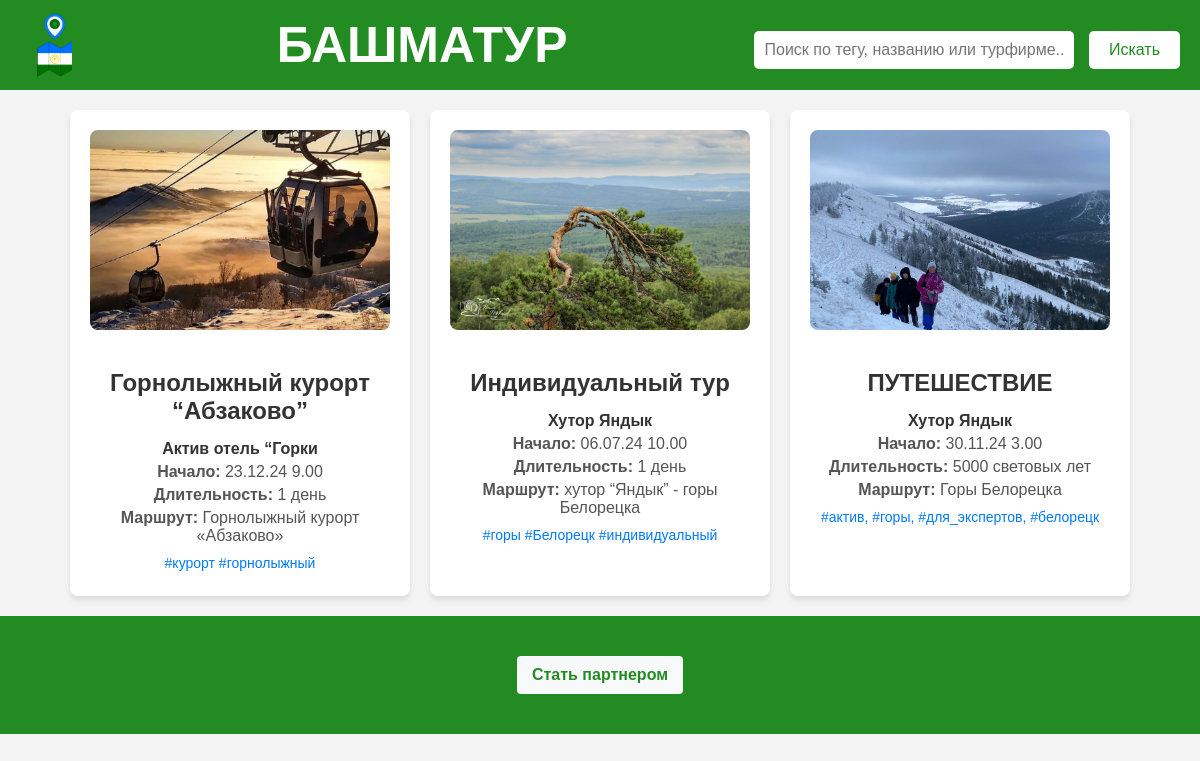
The app's page /tours, older data.
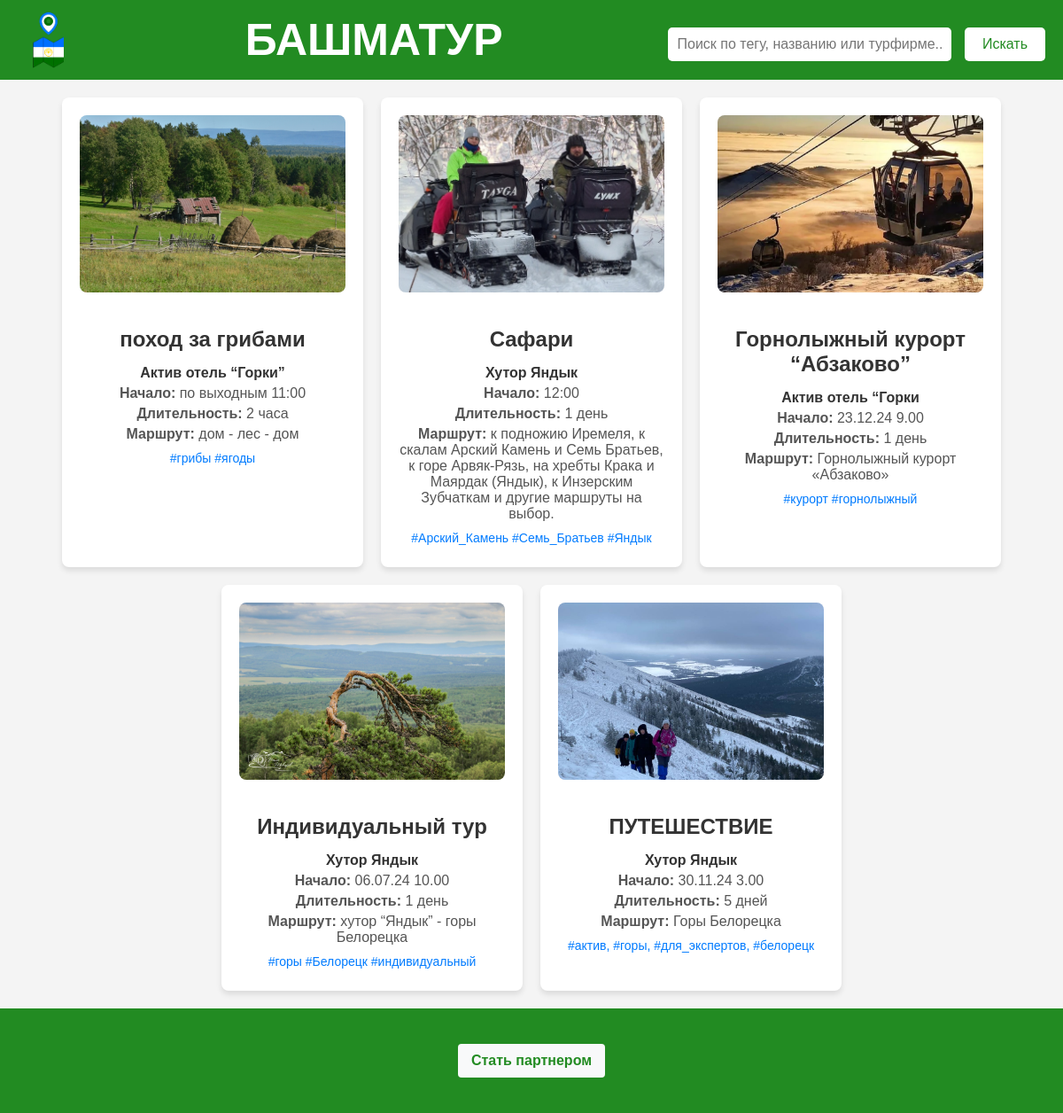
The same page, newer data.
### tables this page shows
CREATE TABLE tours (id INTEGER PRIMARY KEY AUTOINCREMENT, title varchar (255), start_time varchar (255), duration varchar (255), route varchar (255), tags varchar (255), tour_agency varchar (255), photo varchar (255), agency_id varchar (255));

### main.py (the view)
@app.get("/tours", response_class=HTMLResponse)
@limiter.limit("120/minute")
async def tours(request: Request, search: str = None):
    data = decode_jwt(request.cookies.get("Authorization"))
    if data:
        is_auth = db.login_user(data["email"], data["password"])
    else:
        is_auth = False
    all_tours = db.get_all_tours()
    all_tours = [Tour(*args) for args in all_tours]
    if search is not None:
        search_lower = search.lower()
        tour_list = [
            tour for tour in all_tours
            if search_lower in tour.tags.lower()
               or max((similar(search_lower, word) for word in tour.title.lower().split())) >= 0.5
               or max((similar(search_lower, word) for word in tour.route.lower().split())) >= 0.5
               or max((similar(search_lower, word) for word in tour.tour_agency.lower().split())) >= 0.5
        ]
    else:
        tour_list = all_tours
    return templates.TemplateResponse(request=request, name="tours.html", context={"tours": tour_list, "is_auth": is_auth})

### templates/tours.html (shortened to what this page needs)
<!DOCTYPE html>
<html lang="en">
<head>
    <link rel="stylesheet" href="/static/home.css">
</head>
<body>
    <div class="header">
        <img src="/static/logo.png" alt="Логотип сайта" class="logo">
        <div class="center-text">БАШМАТУР</div>
        <form method="GET" action="/tours">
            <input type="text" name="search" placeholder="Поиск по тегу, названию или турфирме..." value="{{ search_query }}">
            <button type="submit">Искать</button>
        </form>
    </div>
    <div class="container">
    {% for tour in tours %}
    <div class="card" onclick="window.location.href='/tour/{{ tour.id }}'">
        {% if tour.photo %}
        <img src="static/photo/{{ tour.photo }}" alt="Фото тура" class="card-photo">
        {% endif %}
        <h2>{{ tour.title }}</h2>
        <p class="agency">{{ tour.tour_agency }}</p>
        <p><strong>Начало:</strong> {{ tour.start_time }}</p>
        <p><strong>Длительность:</strong> {{ tour.duration }}</p>
        <p><strong>Маршрут:</strong> {{ tour.route }}</p>
        <p class="tags">{{ tour.tags }}</p>
    </div>
    {% endfor %}
</div>
{% extends "basement.html" %}

### templates/basement.html (shortened to what this page needs)
<footer>
  <div class="container">
    <div class="row">
        {% if is_auth %}
        <a href="/admin" class="btn btn-success">Панель управления турами</a>
        {% else %}
        <a href="/login" class="btn btn-primary">Стать партнером</a>
        {% endif %}
    </div>
  </div>
</footer>

### static/home.css (style rules this page uses)
body { font-family: Arial, sans-serif; margin: 0; padding: 0; background-color: #f4f4f4; }
.header { background-color: #228B22; color: white; padding: 20px; text-align: center; }
.header form { margin-top: 10px; }
.header input[type="text"] { padding: 10px; font-size: 16px; width: 300px; border-radius: 5px; border: none; }
.header button { padding: 10px 20px; font-size: 16px; border: none; border-radius: 5px; background-color: white; color: #228B22; cursor: pointer; margin-left: 10px; }
.container { display: flex; flex-wrap: wrap; gap: 20px; justify-content: center; padding: 20px; }
.card { background: #fff; border-radius: 8px; box-shadow: 0 4px 6px rgba(0, 0, 0, 0.1); padding: 20px; width: 300px; text-align: center; cursor: pointer; transition: transform 0.3s ease, box-shadow 0.3s ease; }
.card h2 { font-size: 24px; margin-bottom: 10px; color: #333; }
.card p { margin: 5px 0; color: #555; }
.card .tags { color: #007BFF; font-size: 14px; margin-top: 10px; }
.card .agency { margin-top: 15px; font-size: 16px; color: #333; font-weight: bold; }
.card { background: #fff; border-radius: 8px; box-shadow: 0 4px 6px rgba(0, 0, 0, 0.1); padding: 20px; width: 300px; text-align: center; cursor: pointer; transition: transform 0.3s ease, box-shadow 0.3s ease; overflow: hidden; }
.card-photo { width: 100%; height: 200px; object-fit: cover; border-radius: 8px; margin-bottom: 15px; }
.header { display: flex; align-items: center; justify-content: space-between; padding: 10px 20px; }
.header .logo { height: 70px; }
.header .center-text { flex-grow: 1; text-align: center; font-size: 50px; font-weight: bold; color: white; margin: 0; }

### templates/basement.html (style rules this page uses)
footer { background-color: #228B22; padding: 20px 0; }
.container { max-width: 1140px; margin: 0 auto; }
.row { display: flex; justify-content: space-between; align-items: center; }
.btn { display: inline-block; font-weight: bold; color: #228B22; text-decoration: none; padding: 10px 15px; border-radius: 4px; transition: background-color 0.3s ease; }
.btn-primary { background-color: #f8f9fa; }

Row changes from the older to the newer data that the page shows:
added tours: photo (picture), title "поход за грибами", tour_agency "Актив отель “Горки”", start_time "по выходным 11:00", duration "2 часа", route "дом - лес - дом", tags "#грибы #ягоды"
added tours: photo (picture), title "Сафари", tour_agency "Хутор Яндык", start_time "12:00", duration "1 день", route "к подножию Иремеля, к скалам Арский Камень и Cемь Братьев, к горе Арвяк-Рязь, на хребты Крака и Маярдак (Яндык), к Инзерским Зубчаткам и другие маршруты на выбор.", tags "#Арский_Камень #Cемь_Братьев #Яндык"
changed tours "ПУТЕШЕСТВИЕ": duration "5000 световых лет" → "5 дней"
